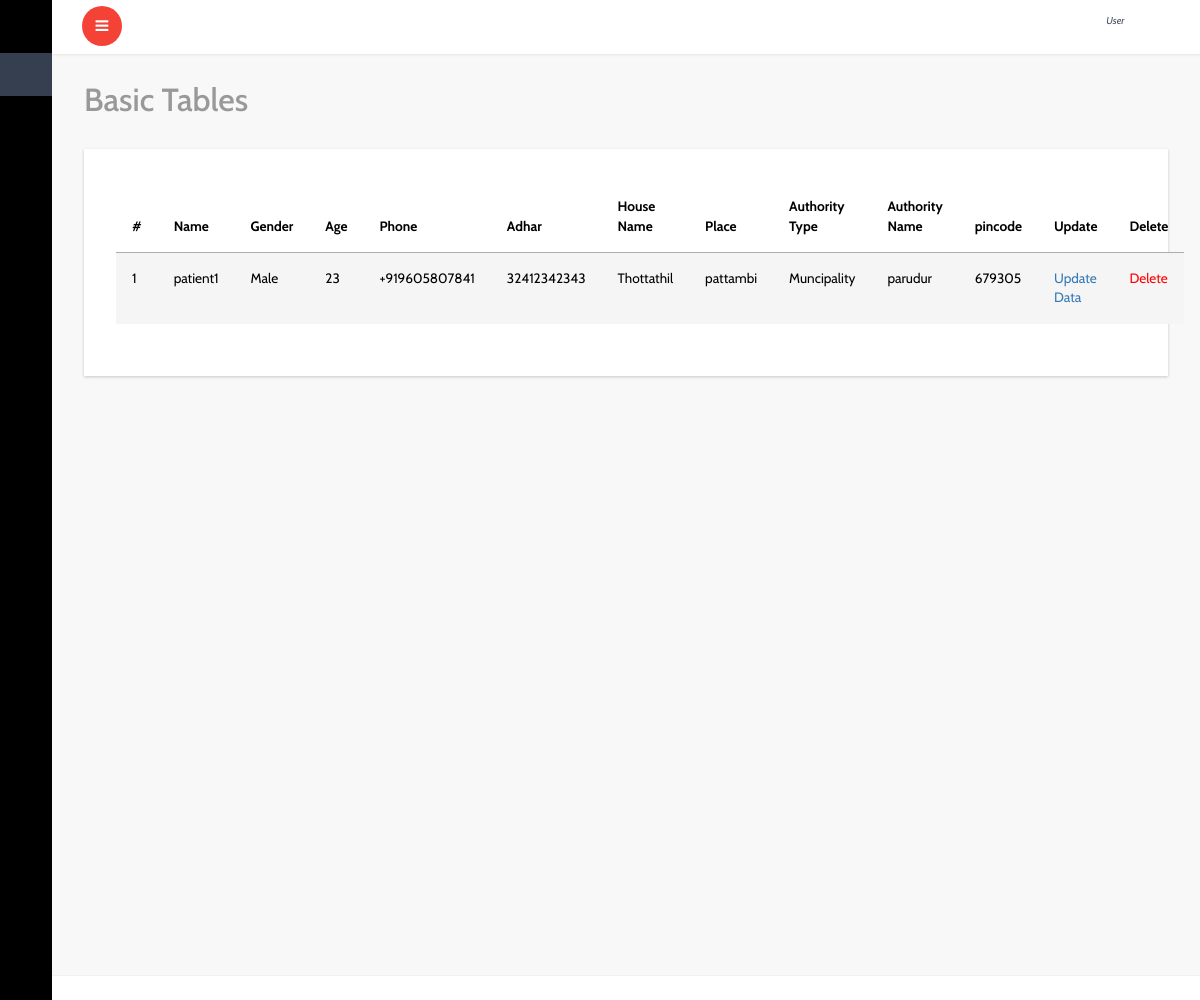
The page /lab/lab_patient_view/ (signed in) on the database its author committed.
### center/models.py (models this page shows, shortened)
class Patient(models.Model):
    user=models.ForeignKey(User,on_delete=models.CASCADE,blank=True,null=True)
    center=models.ForeignKey(Center,on_delete=models.CASCADE,blank=True,null=True)
    lab=models.ForeignKey(Lab,on_delete=models.CASCADE,blank=True,null=True)
    home=models.ForeignKey(Home,on_delete=models.CASCADE,blank=True,null=True)
    patient=models.ForeignKey(Patient_Register,on_delete=models.CASCADE,blank=True,null=True)
    name=models.CharField(max_length=50)
    email=models.EmailField(blank=True,null=True)
    adhar=models.PositiveIntegerField(unique=True,blank=True,null=True)
    age=models.PositiveIntegerField(blank=True,null=True)
    gender=models.CharField(max_length=20,choices=GENDER_CHOICES,blank=True,null=True)
    phone=PhoneNumberField(blank=True,null=True)
    house_name=models.CharField(max_length=40,blank=True,null=True)
    place=models.CharField(max_length=70,blank=True,null=True)
    authority_type=models.CharField(max_length=30,choices=authority_types,blank=True,null=True)
    authority_name=models.CharField(max_length=100,blank=True,null=True)
    ward_no=models.PositiveIntegerField(blank=True,null=True)
    village=models.CharField(max_length=50,blank=True,null=True)
    district=models.CharField(max_length=50,default=Thrissur)
    pincode=models.PositiveIntegerField(blank=True,null=True)
    patient_hos_id=models.PositiveIntegerField(blank=True,null=True)
    test_id=models.PositiveIntegerField(blank=True,null=True)
    test_date=models.DateField(auto_now_add=True,blank=True,null=True)
    test_name=models.CharField(max_length=50,choices=test_names,default=rtpcr)
    patient_status=models.CharField(max_length=30,choices=patient_present_status,blank=True,null=True)
    created_date=models.DateField(auto_now_add=True)

### lab/views.py (the view)
# urls.py: path('lab_patient_view/',views.lab_patient_view,name='lab_patient_view'),
def lab_patient_view(request):
    lab_p=Patient.objects.filter(user=request.user)
    return render(request,'lab/lab_patient_list.html',{'list':lab_p})

### templates/lab/lab_patient_list.html (shortened to what this page needs)
{% extends 'dashboard/index.html' %}
{% block content %}
{% if list %}
			<div id="page-wrapper">
				<div class="graphs">
					<h3 class="blank1">Basic Tables</h3>
					 <div class="xs tabls">
						<div class="bs-example4" data-example-id="contextual-table">
                            <table class="table">
                                <thead>
                                  <tr>
                                    <th>#</th>
                                    <th>Name</th>
                                    <th>Gender</th>
                                    <th>Age</th>
                                     <th>Phone</th>
                                     <th>Adhar</th>
                                     <th>House Name</th>
                                     <th>Place</th>
                                    <th>Authority Type</th>
                                     <th>Authority Name</th>
                                     <th>pincode</th>
                                      <th>Update</th>
                                      <th>Delete</th>
                                  </tr>
                                </thead>
                                <tbody>
                                    {% for l in list %}
                                  <tr class="active">
                                      <td class="serial">{{ forloop.counter }}</td>
                                      <td>{{l.name}}</td>
                                      <td>{{l.gender}}</td>
                                      <td>{{l.age}}</td>
                                      <td>{{l.phone}}</td>
                                      <td>{{l.adhar}}</td>
                                      <td>{{l.house_name}}</td>
                                      <td>{{l.place}}</td>
                                      <td>{{l.authority_type}}</td>
                                      <td>{{l.authority_name}}</td>
                                      <td>{{l.pincode}}</td>
                                    <td><a href="{% url 'update_patient_lab' l.id%}">Update Data</a></td>
                                  	<td><a href="{% url 'delete_patient_lab' l.id%}" style="color: red;" onclick="return confirm('are u sure d u want to delete this record')">Delete</a></td>
                                </tr>
                                  {% endfor %}
                                  </tbody>
                              </table>
					   </div>
						</div>
						</div>
					</div>
        {% else %}
        <br>
        <h2>No List Added</h2>
        {% endif %}
		{% endblock %}

### rows shown on the page
Patient: name "patient1", gender "Male", age "23", phone "+919605807841", adhar "32412342343", house_name "Thottathil", place "pattambi", authority_type "Muncipality", authority_name "parudur", pincode "679305"
